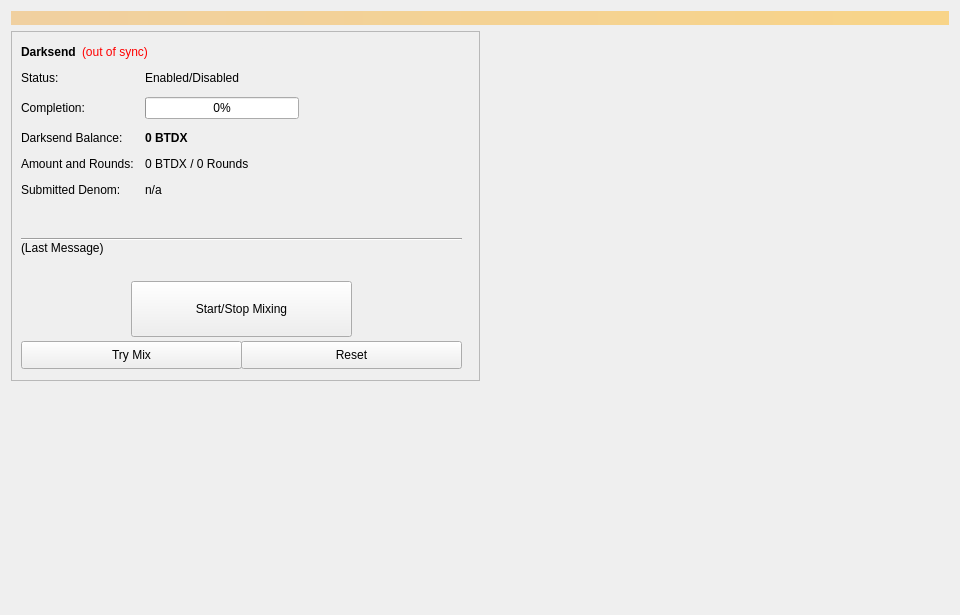
<?xml version="1.0" encoding="UTF-8"?>
<ui version="4.0">
 <class>Coinmix</class>
 <widget class="QWidget" name="Coinmix">
  <property name="geometry">
   <rect>
    <x>0</x>
    <y>0</y>
    <width>960</width>
    <height>615</height>
   </rect>
  </property>
  <property name="minimumSize">
   <size>
    <width>960</width>
    <height>0</height>
   </size>
  </property>
  <property name="windowTitle">
   <string>Form</string>
  </property>
  <layout class="QVBoxLayout" name="topLayout">
   <item>
    <widget class="QLabel" name="labelAlerts">
     <property name="visible">
      <bool>false</bool>
     </property>
     <property name="styleSheet">
      <string notr="true">background-color: qlineargradient(x1: 0, y1: 0, x2: 1, y2: 0, stop:0 #F0D0A0, stop:1 #F8D488); color:#000000;</string>
     </property>
     <property name="wordWrap">
      <bool>true</bool>
     </property>
     <property name="margin">
      <number>3</number>
     </property>
    </widget>
   </item>
   <item>
    <layout class="QHBoxLayout" name="horizontalLayout" stretch="1,1">
     <item>
      <layout class="QVBoxLayout" name="verticalLayout_2">
       <item>
        <widget class="QFrame" name="frameDarksend">
         <property name="minimumSize">
          <size>
           <width>0</width>
           <height>350</height>
          </size>
         </property>
         <property name="layoutDirection">
          <enum>Qt::LeftToRight</enum>
         </property>
         <property name="frameShape">
          <enum>QFrame::StyledPanel</enum>
         </property>
         <property name="frameShadow">
          <enum>QFrame::Raised</enum>
         </property>
         <widget class="QWidget" name="formLayoutWidget">
          <property name="geometry">
           <rect>
            <x>10</x>
            <y>40</y>
            <width>451</width>
            <height>161</height>
           </rect>
          </property>
          <layout class="QFormLayout" name="formLayout">
           <property name="fieldGrowthPolicy">
            <enum>QFormLayout::AllNonFixedFieldsGrow</enum>
           </property>
           <property name="horizontalSpacing">
            <number>11</number>
           </property>
           <property name="verticalSpacing">
            <number>12</number>
           </property>
           <item row="0" column="0">
            <widget class="QLabel" name="label_6">
             <property name="text">
              <string>Status:</string>
             </property>
            </widget>
           </item>
           <item row="1" column="0">
            <widget class="QLabel" name="label_7">
             <property name="text">
              <string>Completion:</string>
             </property>
            </widget>
           </item>
           <item row="1" column="1">
            <widget class="QProgressBar" name="DarksendProgress">
             <property name="maximumSize">
              <size>
               <width>154</width>
               <height>16777215</height>
              </size>
             </property>
             <property name="value">
              <number>0</number>
             </property>
            </widget>
           </item>
           <item row="2" column="0">
            <widget class="QLabel" name="labelAnonymizedText">
             <property name="text">
              <string>Darksend Balance:</string>
             </property>
            </widget>
           </item>
           <item row="2" column="1">
            <widget class="QLabel" name="labelAnonymized">
             <property name="font">
              <font>
               <weight>75</weight>
               <bold>true</bold>
              </font>
             </property>
             <property name="text">
              <string notr="true">0 BTDX</string>
             </property>
            </widget>
           </item>
           <item row="3" column="0">
            <widget class="QLabel" name="label_8">
             <property name="text">
              <string>Amount and Rounds:</string>
             </property>
            </widget>
           </item>
           <item row="3" column="1">
            <widget class="QLabel" name="labelAmountRounds">
             <property name="text">
              <string>0 BTDX / 0 Rounds</string>
             </property>
            </widget>
           </item>
           <item row="4" column="0">
            <widget class="QLabel" name="label_9">
             <property name="text">
              <string>Submitted Denom:</string>
             </property>
            </widget>
           </item>
           <item row="4" column="1">
            <widget class="QLabel" name="labelSubmittedDenom">
             <property name="toolTip">
              <string>The denominations you submitted to the Masternode.&lt;br&gt;To mix, other users must submit the exact same denominations.</string>
             </property>
             <property name="text">
              <string>n/a</string>
             </property>
            </widget>
           </item>
           <item row="0" column="1">
            <widget class="QLabel" name="DarksendEnabled">
             <property name="text">
              <string>Enabled/Disabled</string>
             </property>
            </widget>
           </item>
          </layout>
         </widget>
         <widget class="QPushButton" name="runAutoDenom">
          <property name="geometry">
           <rect>
            <x>251</x>
            <y>17</y>
            <width>1</width>
            <height>1</height>
           </rect>
          </property>
          <property name="palette">
           <palette>
            <active>
             <colorrole role="WindowText">
              <brush brushstyle="SolidPattern">
               <color alpha="255">
                <red>0</red>
                <green>0</green>
                <blue>0</blue>
               </color>
              </brush>
             </colorrole>
             <colorrole role="Button">
              <brush brushstyle="SolidPattern">
               <color alpha="255">
                <red>239</red>
                <green>238</green>
                <blue>238</blue>
               </color>
              </brush>
             </colorrole>
             <colorrole role="Light">
              <brush brushstyle="SolidPattern">
               <color alpha="255">
                <red>255</red>
                <green>255</green>
                <blue>255</blue>
               </color>
              </brush>
             </colorrole>
             <colorrole role="Midlight">
              <brush brushstyle="SolidPattern">
               <color alpha="255">
                <red>247</red>
                <green>246</green>
                <blue>246</blue>
               </color>
              </brush>
             </colorrole>
             <colorrole role="Dark">
              <brush brushstyle="SolidPattern">
               <color alpha="255">
                <red>119</red>
                <green>119</green>
                <blue>119</blue>
               </color>
              </brush>
             </colorrole>
             <colorrole role="Mid">
              <brush brushstyle="SolidPattern">
               <color alpha="255">
                <red>159</red>
                <green>159</green>
                <blue>159</blue>
               </color>
              </brush>
             </colorrole>
             <colorrole role="Text">
              <brush brushstyle="SolidPattern">
               <color alpha="255">
                <red>0</red>
                <green>0</green>
                <blue>0</blue>
               </color>
              </brush>
             </colorrole>
             <colorrole role="BrightText">
              <brush brushstyle="SolidPattern">
               <color alpha="255">
                <red>255</red>
                <green>255</green>
                <blue>255</blue>
               </color>
              </brush>
             </colorrole>
             <colorrole role="ButtonText">
              <brush brushstyle="SolidPattern">
               <color alpha="255">
                <red>0</red>
                <green>0</green>
                <blue>0</blue>
               </color>
              </brush>
             </colorrole>
             <colorrole role="Base">
              <brush brushstyle="SolidPattern">
               <color alpha="255">
                <red>255</red>
                <green>255</green>
                <blue>255</blue>
               </color>
              </brush>
             </colorrole>
             <colorrole role="Window">
              <brush brushstyle="SolidPattern">
               <color alpha="255">
                <red>239</red>
                <green>238</green>
                <blue>238</blue>
               </color>
              </brush>
             </colorrole>
             <colorrole role="Shadow">
              <brush brushstyle="SolidPattern">
               <color alpha="255">
                <red>0</red>
                <green>0</green>
                <blue>0</blue>
               </color>
              </brush>
             </colorrole>
             <colorrole role="AlternateBase">
              <brush brushstyle="SolidPattern">
               <color alpha="255">
                <red>247</red>
                <green>246</green>
                <blue>246</blue>
               </color>
              </brush>
             </colorrole>
             <colorrole role="ToolTipBase">
              <brush brushstyle="SolidPattern">
               <color alpha="255">
                <red>255</red>
                <green>255</green>
                <blue>220</blue>
               </color>
              </brush>
             </colorrole>
             <colorrole role="ToolTipText">
              <brush brushstyle="SolidPattern">
               <color alpha="255">
                <red>0</red>
                <green>0</green>
                <blue>0</blue>
               </color>
              </brush>
             </colorrole>
            </active>
            <inactive>
             <colorrole role="WindowText">
              <brush brushstyle="SolidPattern">
               <color alpha="255">
                <red>0</red>
                <green>0</green>
                <blue>0</blue>
               </color>
              </brush>
             </colorrole>
             <colorrole role="Button">
              <brush brushstyle="SolidPattern">
               <color alpha="255">
                <red>239</red>
                <green>238</green>
                <blue>238</blue>
               </color>
              </brush>
             </colorrole>
             <colorrole role="Light">
              <brush brushstyle="SolidPattern">
               <color alpha="255">
                <red>255</red>
                <green>255</green>
                <blue>255</blue>
               </color>
              </brush>
             </colorrole>
             <colorrole role="Midlight">
              <brush brushstyle="SolidPattern">
               <color alpha="255">
                <red>247</red>
                <green>246</green>
                <blue>246</blue>
               </color>
              </brush>
             </colorrole>
             <colorrole role="Dark">
              <brush brushstyle="SolidPattern">
               <color alpha="255">
                <red>119</red>
                <green>119</green>
                <blue>119</blue>
               </color>
              </brush>
             </colorrole>
             <colorrole role="Mid">
              <brush brushstyle="SolidPattern">
               <color alpha="255">
                <red>159</red>
                <green>159</green>
                <blue>159</blue>
               </color>
              </brush>
             </colorrole>
             <colorrole role="Text">
              <brush brushstyle="SolidPattern">
               <color alpha="255">
                <red>0</red>
                <green>0</green>
                <blue>0</blue>
               </color>
              </brush>
             </colorrole>
             <colorrole role="BrightText">
              <brush brushstyle="SolidPattern">
               <color alpha="255">
                <red>255</red>
                <green>255</green>
                <blue>255</blue>
               </color>
              </brush>
             </colorrole>
             <colorrole role="ButtonText">
              <brush brushstyle="SolidPattern">
               <color alpha="255">
                <red>0</red>
                <green>0</green>
                <blue>0</blue>
               </color>
              </brush>
             </colorrole>
             <colorrole role="Base">
              <brush brushstyle="SolidPattern">
               <color alpha="255">
                <red>255</red>
                <green>255</green>
                <blue>255</blue>
               </color>
              </brush>
             </colorrole>
             <colorrole role="Window">
              <brush brushstyle="SolidPattern">
               <color alpha="255">
                <red>239</red>
                <green>238</green>
                <blue>238</blue>
               </color>
              </brush>
             </colorrole>
             <colorrole role="Shadow">
              <brush brushstyle="SolidPattern">
               <color alpha="255">
                <red>0</red>
                <green>0</green>
                <blue>0</blue>
               </color>
              </brush>
             </colorrole>
             <colorrole role="AlternateBase">
              <brush brushstyle="SolidPattern">
               <color alpha="255">
                <red>247</red>
                <green>246</green>
                <blue>246</blue>
               </color>
              </brush>
             </colorrole>
             <colorrole role="ToolTipBase">
              <brush brushstyle="SolidPattern">
               <color alpha="255">
                <red>255</red>
                <green>255</green>
                <blue>220</blue>
               </color>
              </brush>
             </colorrole>
             <colorrole role="ToolTipText">
              <brush brushstyle="SolidPattern">
               <color alpha="255">
                <red>0</red>
                <green>0</green>
                <blue>0</blue>
               </color>
              </brush>
             </colorrole>
            </inactive>
            <disabled>
             <colorrole role="WindowText">
              <brush brushstyle="SolidPattern">
               <color alpha="255">
                <red>119</red>
                <green>119</green>
                <blue>119</blue>
               </color>
              </brush>
             </colorrole>
             <colorrole role="Button">
              <brush brushstyle="SolidPattern">
               <color alpha="255">
                <red>239</red>
                <green>238</green>
                <blue>238</blue>
               </color>
              </brush>
             </colorrole>
             <colorrole role="Light">
              <brush brushstyle="SolidPattern">
               <color alpha="255">
                <red>255</red>
                <green>255</green>
                <blue>255</blue>
               </color>
              </brush>
             </colorrole>
             <colorrole role="Midlight">
              <brush brushstyle="SolidPattern">
               <color alpha="255">
                <red>247</red>
                <green>246</green>
                <blue>246</blue>
               </color>
              </brush>
             </colorrole>
             <colorrole role="Dark">
              <brush brushstyle="SolidPattern">
               <color alpha="255">
                <red>119</red>
                <green>119</green>
                <blue>119</blue>
               </color>
              </brush>
             </colorrole>
             <colorrole role="Mid">
              <brush brushstyle="SolidPattern">
               <color alpha="255">
                <red>159</red>
                <green>159</green>
                <blue>159</blue>
               </color>
              </brush>
             </colorrole>
             <colorrole role="Text">
              <brush brushstyle="SolidPattern">
               <color alpha="255">
                <red>119</red>
                <green>119</green>
                <blue>119</blue>
               </color>
              </brush>
             </colorrole>
             <colorrole role="BrightText">
              <brush brushstyle="SolidPattern">
               <color alpha="255">
                <red>255</red>
                <green>255</green>
                <blue>255</blue>
               </color>
              </brush>
             </colorrole>
             <colorrole role="ButtonText">
              <brush brushstyle="SolidPattern">
               <color alpha="255">
                <red>119</red>
                <green>119</green>
                <blue>119</blue>
               </color>
              </brush>
             </colorrole>
             <colorrole role="Base">
              <brush brushstyle="SolidPattern">
               <color alpha="255">
                <red>239</red>
                <green>238</green>
                <blue>238</blue>
               </color>
              </brush>
             </colorrole>
             <colorrole role="Window">
              <brush brushstyle="SolidPattern">
               <color alpha="255">
                <red>239</red>
                <green>238</green>
                <blue>238</blue>
               </color>
              </brush>
             </colorrole>
             <colorrole role="Shadow">
              <brush brushstyle="SolidPattern">
               <color alpha="255">
                <red>0</red>
                <green>0</green>
                <blue>0</blue>
               </color>
              </brush>
             </colorrole>
             <colorrole role="AlternateBase">
              <brush brushstyle="SolidPattern">
               <color alpha="255">
                <red>239</red>
                <green>238</green>
                <blue>238</blue>
               </color>
              </brush>
             </colorrole>
             <colorrole role="ToolTipBase">
              <brush brushstyle="SolidPattern">
               <color alpha="255">
                <red>255</red>
                <green>255</green>
                <blue>220</blue>
               </color>
              </brush>
             </colorrole>
             <colorrole role="ToolTipText">
              <brush brushstyle="SolidPattern">
               <color alpha="255">
                <red>0</red>
                <green>0</green>
                <blue>0</blue>
               </color>
              </brush>
             </colorrole>
            </disabled>
           </palette>
          </property>
          <property name="focusPolicy">
           <enum>Qt::NoFocus</enum>
          </property>
          <property name="autoFillBackground">
           <bool>true</bool>
          </property>
          <property name="text">
           <string/>
          </property>
          <property name="flat">
           <bool>true</bool>
          </property>
         </widget>
         <widget class="QPushButton" name="toggleDarksend">
          <property name="geometry">
           <rect>
            <x>120</x>
            <y>250</y>
            <width>221</width>
            <height>56</height>
           </rect>
          </property>
          <property name="sizePolicy">
           <sizepolicy hsizetype="MinimumExpanding" vsizetype="Fixed">
            <horstretch>0</horstretch>
            <verstretch>0</verstretch>
           </sizepolicy>
          </property>
          <property name="text">
           <string>Start/Stop Mixing</string>
          </property>
         </widget>
         <widget class="Line" name="lineLastMessage">
          <property name="geometry">
           <rect>
            <x>10</x>
            <y>200</y>
            <width>441</width>
            <height>16</height>
           </rect>
          </property>
          <property name="orientation">
           <enum>Qt::Horizontal</enum>
          </property>
         </widget>
         <widget class="QLabel" name="DarksendStatus">
          <property name="geometry">
           <rect>
            <x>10</x>
            <y>210</y>
            <width>451</width>
            <height>43</height>
           </rect>
          </property>
          <property name="minimumSize">
           <size>
            <width>288</width>
            <height>43</height>
           </size>
          </property>
          <property name="text">
           <string>(Last Message)</string>
          </property>
          <property name="alignment">
           <set>Qt::AlignLeading|Qt::AlignLeft|Qt::AlignTop</set>
          </property>
          <property name="wordWrap">
           <bool>true</bool>
          </property>
         </widget>
         <widget class="QPushButton" name="DarksendAuto">
          <property name="geometry">
           <rect>
            <x>10</x>
            <y>310</y>
            <width>221</width>
            <height>28</height>
           </rect>
          </property>
          <property name="sizePolicy">
           <sizepolicy hsizetype="MinimumExpanding" vsizetype="Fixed">
            <horstretch>0</horstretch>
            <verstretch>0</verstretch>
           </sizepolicy>
          </property>
          <property name="toolTip">
           <string>Try to manually submit a Darksend request.</string>
          </property>
          <property name="text">
           <string>Try Mix</string>
          </property>
         </widget>
         <widget class="QPushButton" name="DarksendReset">
          <property name="geometry">
           <rect>
            <x>230</x>
            <y>310</y>
            <width>221</width>
            <height>28</height>
           </rect>
          </property>
          <property name="sizePolicy">
           <sizepolicy hsizetype="MinimumExpanding" vsizetype="Fixed">
            <horstretch>0</horstretch>
            <verstretch>0</verstretch>
           </sizepolicy>
          </property>
          <property name="toolTip">
           <string>Reset the current status of Darksend (can interrupt Darksend if it's in the process of Mixing, which can cost you money!)</string>
          </property>
          <property name="autoFillBackground">
           <bool>false</bool>
          </property>
          <property name="text">
           <string>Reset</string>
          </property>
         </widget>
         <widget class="QWidget" name="layoutWidget">
          <property name="geometry">
           <rect>
            <x>10</x>
            <y>10</y>
            <width>431</width>
            <height>22</height>
           </rect>
          </property>
          <layout class="QHBoxLayout" name="horizontalLayout_5">
           <item>
            <widget class="QLabel" name="label_2">
             <property name="font">
              <font>
               <weight>75</weight>
               <bold>true</bold>
              </font>
             </property>
             <property name="text">
              <string>Darksend</string>
             </property>
            </widget>
           </item>
           <item>
            <widget class="QLabel" name="labelDarksendSyncStatus">
             <property name="toolTip">
              <string>The displayed information may be out of date. Your wallet automatically synchronizes with the BTDX network after a connection is established, but this process has not completed yet.</string>
             </property>
             <property name="styleSheet">
              <string notr="true">QLabel { color: red; }</string>
             </property>
             <property name="text">
              <string notr="true">(out of sync)</string>
             </property>
             <property name="alignment">
              <set>Qt::AlignLeading|Qt::AlignLeft|Qt::AlignVCenter</set>
             </property>
            </widget>
           </item>
           <item>
            <spacer name="horizontalSpacer_4">
             <property name="orientation">
              <enum>Qt::Horizontal</enum>
             </property>
             <property name="sizeHint" stdset="0">
              <size>
               <width>40</width>
               <height>20</height>
              </size>
             </property>
            </spacer>
           </item>
          </layout>
         </widget>
        </widget>
       </item>
       <item>
        <spacer name="verticalSpacer">
         <property name="orientation">
          <enum>Qt::Vertical</enum>
         </property>
         <property name="sizeHint" stdset="0">
          <size>
           <width>20</width>
           <height>40</height>
          </size>
         </property>
        </spacer>
       </item>
      </layout>
     </item>
     <item>
      <layout class="QVBoxLayout" name="verticalLayout_3">
       <item>
        <spacer name="verticalSpacer_2">
         <property name="orientation">
          <enum>Qt::Vertical</enum>
         </property>
         <property name="sizeType">
          <enum>QSizePolicy::Expanding</enum>
         </property>
         <property name="sizeHint" stdset="0">
          <size>
           <width>20</width>
           <height>40</height>
          </size>
         </property>
        </spacer>
       </item>
      </layout>
     </item>
    </layout>
   </item>
  </layout>
 </widget>
 <resources/>
 <connections/>
</ui>
